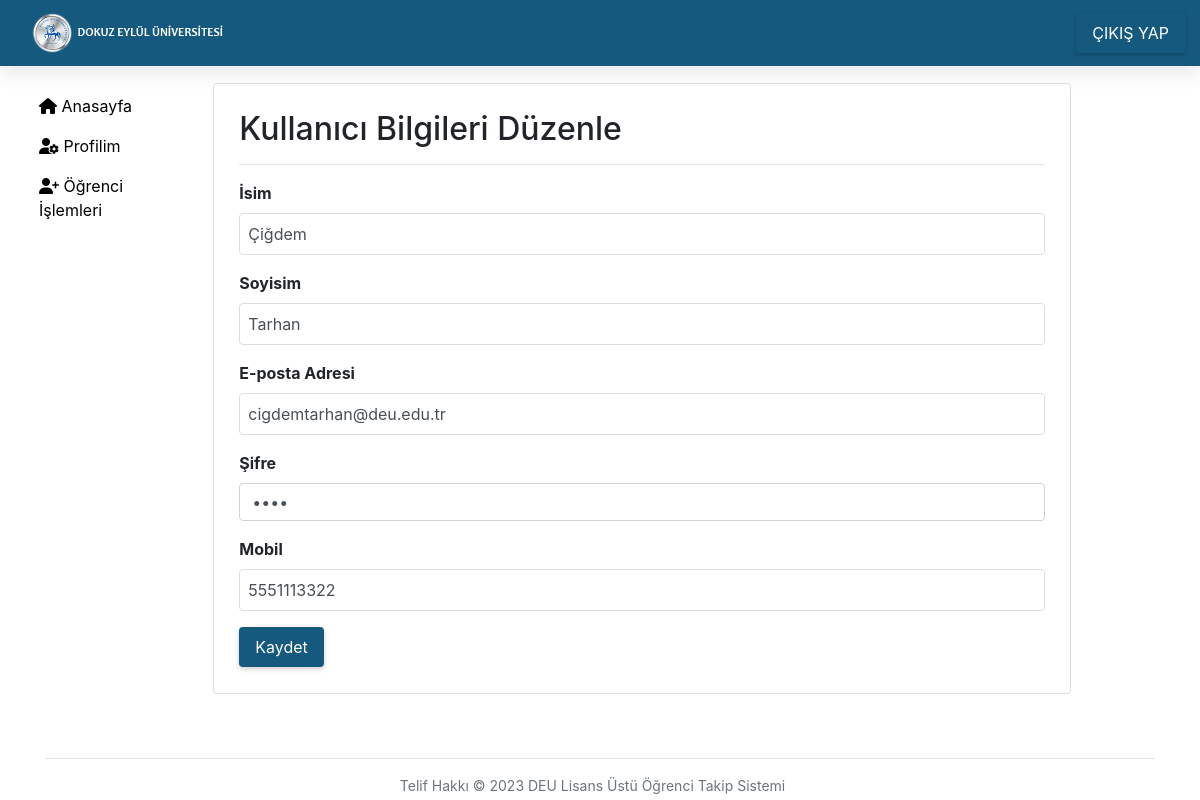
The page /profil.php (signed in) on the database its author committed.
### tables this page shows
CREATE TABLE IF NOT EXISTS `kullanici` (
  `kullanici_id` int(11) NOT NULL AUTO_INCREMENT,
  `kullanici_isim` varchar(255) NOT NULL,
  `kullanici_soyisim` varchar(255) NOT NULL,
  `kullanici_mail` varchar(50) NOT NULL,
  `kullanici_pass` varchar(64) NOT NULL,
  `kullanici_mobil` varchar(13) NOT NULL,
  `kullanici_rol` enum('yonetici','danisman') NOT NULL,
  `kullanici_olusturmatarihi` datetime NOT NULL DEFAULT CURRENT_TIMESTAMP,
  PRIMARY KEY (`kullanici_id`),
  UNIQUE KEY `kullanici_mail` (`kullanici_mail`)
);

### profil.php (the view, shortened to what this page needs)
<?php
include('config/database.php');
include('inc/header.php');
include('inc/container.php');
$kullanici_id = $_SESSION['kullanici_id'];
$sql = "SELECT * FROM kullanici WHERE kullanici_id = '$kullanici_id'";
$result = $conn->query($sql);
if ($result->num_rows == 1) {
  $row = $result->fetch_assoc();
} else {
  header('Location: hata.php');
  exit;
}
?>
<h2>Kullanıcı Bilgileri Düzenle</h2>
<hr>
<form method="POST">
  <div class="form-group mb-3">
    <label for="isim" class="form-label">İsim</label>
    <input type="text" class="form-control" id="isim" name="isim" value="<?php echo $row['kullanici_isim']; ?>" required>
  </div>
  <div class="form-group mb-3">
    <label for="soyisim" class="form-label">Soyisim</label>
    <input type="text" class="form-control" id="soyisim" name="soyisim" value="<?php echo $row['kullanici_soyisim']; ?>" required>
  </div>
  <div class="form-group mb-3">
    <label for="email" class="form-label">E-posta Adresi</label>
    <input type="email" class="form-control" id="email" name="email" value="<?php echo $row['kullanici_mail']; ?>" required>
  </div>
  <div class="form-group mb-3">
    <label for="pass" class="form-label">Şifre</label>
    <input type="password" class="form-control" id="pass" name="pass" value="<?php echo $row['kullanici_pass']; ?>">
  </div>
  <div class="form-group mb-3">
    <label for="mobil" class="form-label">Mobil</label>
    <input type="text" class="form-control" id="mobil" name="mobil" value="<?php echo $row['kullanici_mobil']; ?>" required>
  </div>
  <button type="submit" class="btn btn-primary">Kaydet</button>
</form>
    <?php
include('inc/footer.php');
?>

### css/style.css (style rules this page uses)
.btn { display: inline-block; border-radius: 4px; padding: 8px 16px; font-size: 16px; cursor: pointer; text-align: center; text-decoration: none; outline: none; color: #fff; background-color: #15597e; border: none; box-shadow: 0 2px 5px rgba(0, 0, 0, 0.2); transition: background-color 0.3s ease; }
.btn-primary { background-color: #15597e; }
.form-group { margin-bottom: 16px; }
.form-group label { display: block; margin-bottom: 8px; font-weight: bold; }
.form-group input[type="text"], .form-group input[type="email"], .form-group textarea { width: 100%; padding: 8px; font-size: 16px; border: 1px solid #ddd; border-radius: 4px; box-sizing: border-box; }

### rows shown on the page
kullanici: isim "Çiğdem", soyisim "Tarhan", email "cigdemtarhan@deu.edu.tr", mobil "5551113322"
